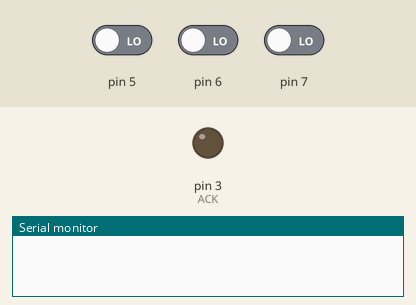
Recording of a sketch running on a simulated Arduino Leonardo, built with avr-gcc and run on an emulated ATmega32U4. Parts: output pins drawn as LEDs (lit = HIGH), the last lines printed to the serial monitor. The inputs (shaded band) are chosen by the test bench; at power-on: pin 5 LOW, pin 6 LOW, pin 7 LOW. USB keyboard and mouse output is not drawn.

Above: at 1.2 s.
1.3 s: pin 5 driven HIGH
At 2.1 s:
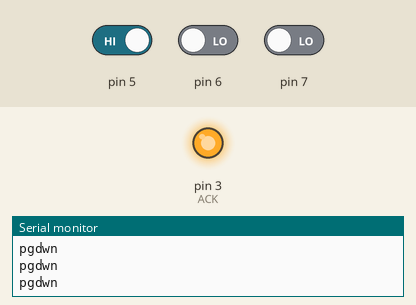
2.8 s: pin 6 driven HIGH
4.9 s: pin 5 driven LOW
7.1 s: pin 7 driven HIGH
9.3 s: pin 6 driven LOW
11.4 s: pin 7 driven LOW
At 12.6 s:
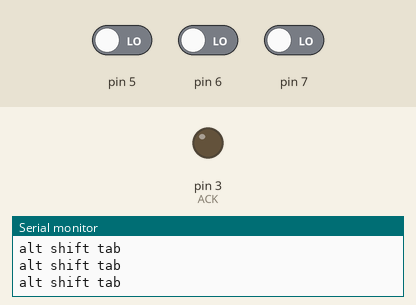
Timing chart, 0 to 14.0 s (numbered marks = the images above; inputs shaded):
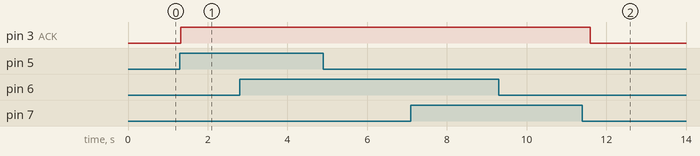

Measured:
- after the input at 1.3 s, pin 3 (ACK): LOW → HIGH at once
- after the input at 11.4 s, pin 3 (ACK): HIGH → LOW after 0.20 s

The sketch:

keyboard_demo.ino
```cpp
#include <Keyboard.h>

/*
const int ZOOMIN = 7; //111
const int ZOOMOUT = 6; //110
const int SCROLLUP = 5; //101
const int SCROLLDOWN = 4; //100
const int TABFWD = 3; //011
const int TABREV = 2; //010
*/

const int ACK = 3;

void setup() {
  // put your setup code here, to run once:
  pinMode(7, INPUT);
  pinMode(6, INPUT);
  pinMode(5, INPUT);
  pinMode(ACK, OUTPUT);
  Keyboard.begin();
  Serial.begin(9600);
}

void loop() {
  // put your main code here, to run repeatedly:

  int in[3];
  in[0] = digitalRead(5);
  in[1] = digitalRead(6);
  in[2] = digitalRead(7);
  delay(20);

  while (!(in[0] == 1 || in[1] == 1 || in[2] == 1))
  {
    digitalWrite(ACK, LOW); //spin
    in[0] = digitalRead(5);
    in[1] = digitalRead(6);
    in[2] = digitalRead(7);
    delay(20);
  }

  //Serial.print(in[2]); Serial.print(in[1]); Serial.println(in[0]);

  /*while (digitalRead(ZOOMIN) == 0) {
    delay(100);
  }*/

  if (in[2] == 0 && in[1] == 0 && in[0] == 1) {
    Keyboard.press(214); //pgdwn
    Serial.println("pgdwn");
    //Keyboard.press(217); //down arrow
  }
  if (in[2] == 0 && in[1] == 1 && in[0] == 0) {
    Keyboard.press(211); //pgup
    Serial.println("pgup");
    //Keyboard.press(218); //up arrow
  }
  if (in[2] == 0 && in[1] == 1 && in[0] == 1) {
    //Keyboard.press(128); //ctrl
    Keyboard.press(130); //alt
    Keyboard.press(179); //tab
    Serial.println("alt tab");
  }
  if (in[2] == 1 && in[1] == 0 && in[0] == 0) {
    //Keyboard.press(128); //ctrl
    /*
    Keyboard.press(130); //alt
    Keyboard.press(129); //shift
    Keyboard.press(179); //tab
    delay(5);
    Keyboard.press(130); //alt
    Keyboard.press(129); //shift
    Keyboard.press(179); //tab*/
    Serial.println("alt shift tab");
  }
  if (in[2] == 1 && in[1] == 0 && in[0] == 1) {
    Keyboard.press(128); //ctrl
    Keyboard.press('=');
    Serial.println("zoom in");
  }
  if (in[2] == 1 && in[1] == 1 && in[0] == 0) {
    Keyboard.press(128); //ctrl
    Keyboard.press('-');
    Serial.println("zoom out");
  }

  Keyboard.releaseAll();
  digitalWrite(ACK, HIGH);
  delay(250);
}
```
